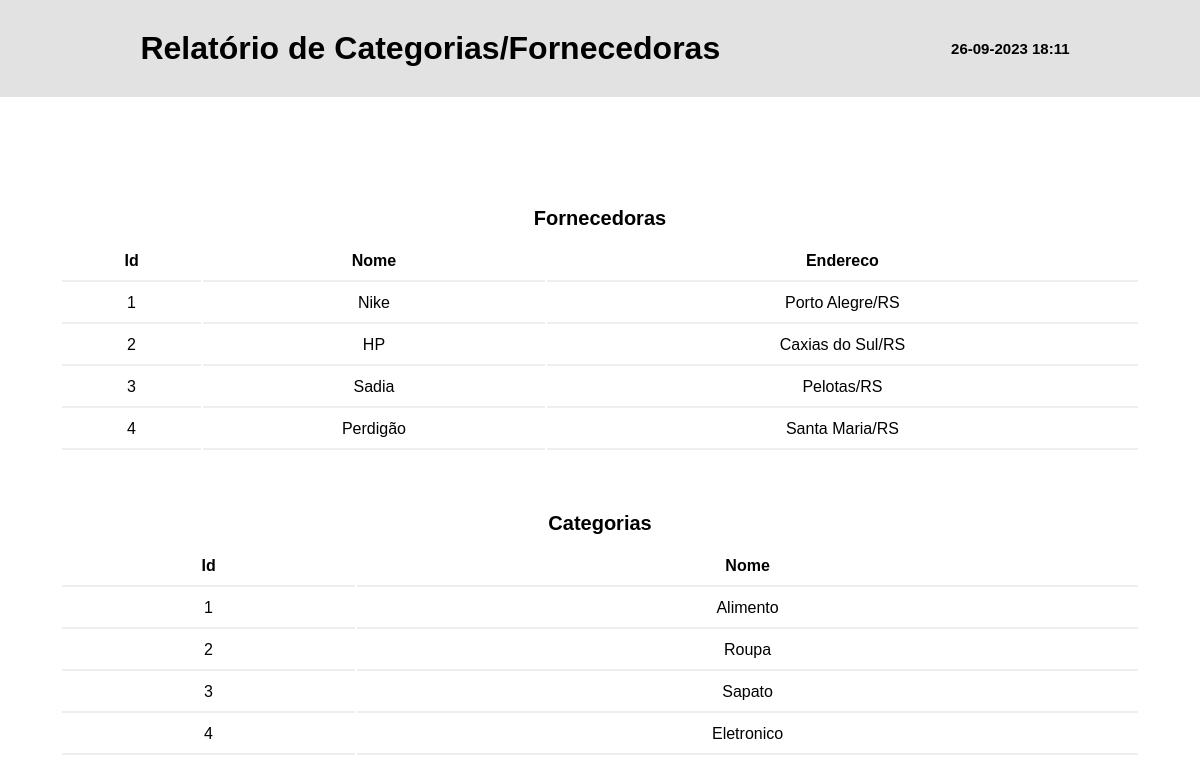
The page /crud/relatorios/relatorioOutros.php on the database its author committed.
### tables this page shows
CREATE TABLE Fornecedora(
	idFornecedora INT AUTO_INCREMENT PRIMARY KEY,
	nome VARCHAR(50),
	fkEnderecoFisico INT,
	FOREIGN KEY (fkEnderecoFisico) REFERENCES EnderecoFisico(idEnderecoFisico)
);

CREATE TABLE EnderecoFisico(
	idEnderecoFisico INT AUTO_INCREMENT PRIMARY KEY,
	rua VARCHAR(50),
	bairro VARCHAR(50),
	cidade VARCHAR(50),
	estado VARCHAR(50)
);

CREATE TABLE Categoria(
	idCategoria INT AUTO_INCREMENT PRIMARY KEY,
	nome VARCHAR(50)
);

### crud/relatorios/relatorioOutros.php (the view, shortened to what this page needs)
<?php
include('../conexao.php');
$dataAtual = date('d-m-Y H:i');
?>
<!DOCTYPE html>
<html lang="pt-br">
<head>
    <link rel="stylesheet" href="../../index.css">
    <link rel="stylesheet" href="../../relatorio.css">
</head>
<body>
<header class="headerPdf">
    <h1 class="tituloPdf">Relatório de Categorias/Fornecedoras</h1>
    <h3><?php echo $dataAtual ?></h3>
</header>
<main class="main">
    <h1 style="font-size: 20px">Fornecedoras</h1>
    <table class="ler-tabela tabelaRelatorio">
        <thead>
        <tr>
            <th>Id</th>
            <th>Nome</th>
            <th>Endereco</th>
        </tr>
        </thead>
        <tbody>
        <?php
            $sqlFornecedora = "CALL listarFornecedorEndereco()";
            $resultFornecedora = $conn->query($sqlFornecedora);
            while ($row = mysqli_fetch_array($resultFornecedora)) {
        ?>
                  <tr class="linhaTabela">
                     <td><?php echo $row['idFornecedora'] ?></td>
                     <td><?php echo $row['nome'] ?></td>
                     <td><?php echo $row['cidade'].'/'.$row['estado'] ?></td>
                  </tr>
        <?php
            }
            $conn->next_result();
        ?>
        </tbody>
    </table>
    <h1 style="font-size: 20px; margin-top: 50px;">Categorias</h1>
    <table class="ler-tabela tabelaRelatorio">
        <thead>
        <tr>
            <th>Id</th>
            <th>Nome</th>
        </tr>
        </thead>
        <tbody>
        <?php
        $resultCategoria = $conn->query("CALL listarCategorias()");
        while ($row = $resultCategoria->fetch_array()) {
            ?>
            <tr class="linhaTabela">
                <td><?php echo $row['idCategoria'] ?></td>
                <td><?php echo $row['nome'] ?></td>
            </tr>
            <?php
        }
        ?>
        </tbody>
    </table>
</main>
</body>
</html>

### index.css (style rules this page uses)
* { box-sizing: border-box; margin: 0; padding: 0; font-family: 'Lucida Sans', 'Lucida Sans Regular', 'Lucida Grande', 'Lucida Sans Unicode', Geneva, Verdana, sans-serif; }
h1 { display: flex; padding: 10px; align-items: center; justify-content: center; }
header { display: flex; padding: 20px; background: rgb(226, 226, 226); align-items: center; justify-content: center; }
main { display: flex; flex-direction: column; align-items: center; width: 80%; margin: auto; margin-top: 100px; }
table { text-align: center; margin: auto; width: 80%; }
table th, td, tr { margin: 0px; border-bottom: 2px solid #eee; padding: 10px; }
table { width: 90%; }

### relatorio.css (style rules this page uses)
.headerPdf { justify-content: space-around; }
table { width: 100%; }
main { width: 100%; }
.tabelaRelatorio { width: 90%; }
h3 { font-size: 15px; }

### rows shown on the page
fornecedora: idFornecedora "1", nome "Nike", fkEnderecoFisico.cidade "Porto Alegre", fkEnderecoFisico.estado "RS"
fornecedora: idFornecedora "2", nome "HP", fkEnderecoFisico.cidade "Caxias do Sul", fkEnderecoFisico.estado "RS"
fornecedora: idFornecedora "3", nome "Sadia", fkEnderecoFisico.cidade "Pelotas", fkEnderecoFisico.estado "RS"
fornecedora: idFornecedora "4", nome "Perdigão", fkEnderecoFisico.cidade "Santa Maria", fkEnderecoFisico.estado "RS"
categoria: idCategoria "1", nome "Alimento"
categoria: idCategoria "2", nome "Roupa"
categoria: idCategoria "3", nome "Sapato"
categoria: idCategoria "4", nome "Eletronico"
